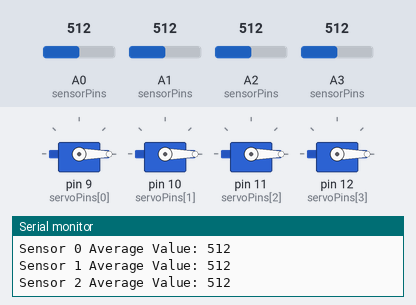
This sketch was run on a simulated Arduino Uno, built with avr-gcc and run on an emulated ATmega328P. Shown: 4 × servo, the last lines printed to the serial monitor. The inputs (shaded band) are chosen by the test bench; at power-on: A0 (sensorPins) = 512, A1 (sensorPins) = 512, A2 (sensorPins) = 512, A3 (sensorPins) = 512.

Above: at 1.2 s.
1.3 s: A0 (sensorPins) set to 107
4.3 s: A0 (sensorPins) set to 92
At 5.9 s:
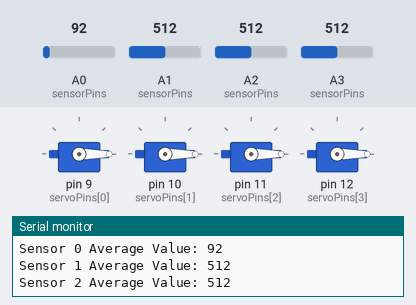
7.3 s: A1 (sensorPins) set to 110
10.3 s: A1 (sensorPins) set to 90
At 12.2 s:
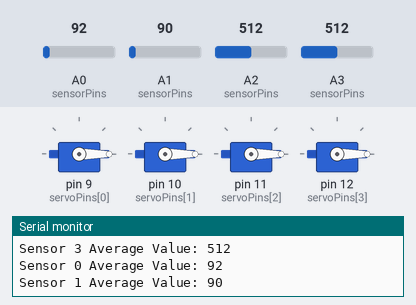
13.3 s: A2 (sensorPins) set to 106
15.4 s: A2 (sensorPins) set to 92
At 17.5 s:
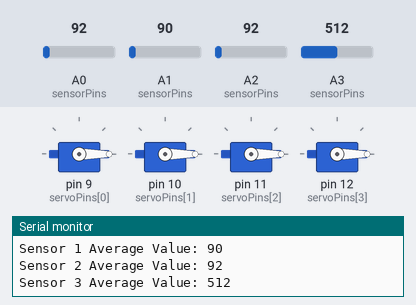
Timing chart, 0 to 19.4 s (numbered marks = the images above; inputs shaded):
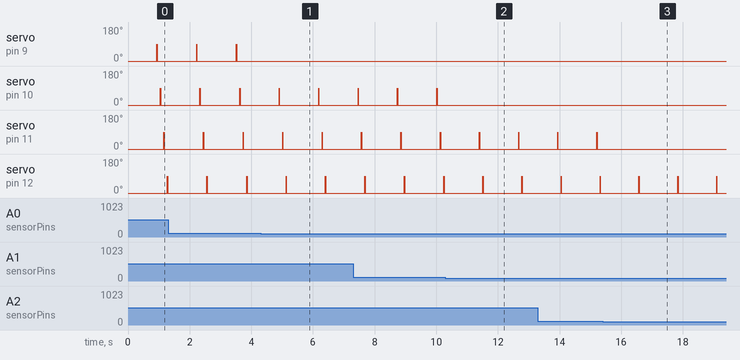

The sketch:

2.ino
```cpp
#include <Servo.h>

const int numSensors = 4; // 센서의 수
const int sensorPins[numSensors] = {A0, A1, A2, A3}; // 압력 센서가 연결된 아날로그 핀
const int servoPins[numSensors] = {9, 10, 11, 12};  // 서보 모터가 연결된 디지털 핀

const int pressureThreshold = 100; // 압력 센서의 값을 기준으로 하는 임계값 (0~1023)
const unsigned long pressureDuration = 500; // 0.5초 (500 밀리초)

unsigned long pressureStartTimes[numSensors] = {0, 0, 0, 0}; // 각 센서에 대한 압력이 시작된 시간 기록
Servo servos[numSensors];  // 서보 객체 배열 생성

// 압력 센서 값의 평균을 계산하는 함수
int getAverageSensorValue(int pin) {
  const int numReadings = 10; // 평균을 계산할 읽기 수
  long sum = 0;
  for (int i = 0; i < numReadings; i++) {
    sum += analogRead(pin);
    delay(10); // 읽기 사이의 지연
  }
  return sum / numReadings;
}

void setup() {
  Serial.begin(9600);
  for (int i = 0; i < numSensors; i++) {
    servos[i].attach(servoPins[i]); // 각 서보 모터 핀 설정
    servos[i].write(0); // 서보 모터를 0도 위치로 초기화
  }
}

void loop() {
  for (int i = 0; i < numSensors; i++) {
    int sensorValue = getAverageSensorValue(sensorPins[i]); // 평균 압력 센서 값 읽기
    Serial.print("Sensor ");
    Serial.print(i);
    Serial.print(" Average Value: ");
    Serial.println(sensorValue);

    if (sensorValue > pressureThreshold) { // 압력 감지
      if (pressureStartTimes[i] == 0) {
        pressureStartTimes[i] = millis(); // 압력이 처음 감지되었을 때 시간 기록
      } else if (millis() - pressureStartTimes[i] >= pressureDuration) {
        servos[i].write(90); // 압력이 0.5초 이상 지속되면 해당 서보 모터를 90도로 움직임
        delay(10); // 서보 모터의 동작 유지 시간
        servos[i].write(0); // 서보 모터를 0도로 되돌림
        pressureStartTimes[i] = 0; // 타이머 초기화
      }
    } else {
      pressureStartTimes[i] = 0; // 압력이 감지되지 않으면 타이머 초기화
    }
  }

  delay(10); // 반복 간격
}
```

Measured:
- the behaviour switches between 101 and 100 on A0 (sensorPins) (found by bisection; images 0 and 1)
- the behaviour switches between 101 and 100 on A1 (sensorPins) (found by bisection; images 1 and 2)
- the behaviour switches between 101 and 100 on A2 (sensorPins) (found by bisection; images 2 and 3)
- after the input at 4.3 s, servo on pin 9 (servoPins[0]): stops changing and stays 0°
- after the input at 10.3 s, servo on pin 10 (servoPins[1]): stops changing and stays 0°
- after the input at 15.4 s, servo on pin 11 (servoPins[2]): stops changing and stays 0°
- by itself, servo on pin 9 (servoPins[0]), servo on pin 10 (servoPins[1]), servo on pin 11 (servoPins[2]): alternates 90° for 0.01 s and 0° for 1.3 s
- by itself, servo on pin 12 (servoPins[3]): alternates 90° for 0.01 s and 0° for 1.2 s
